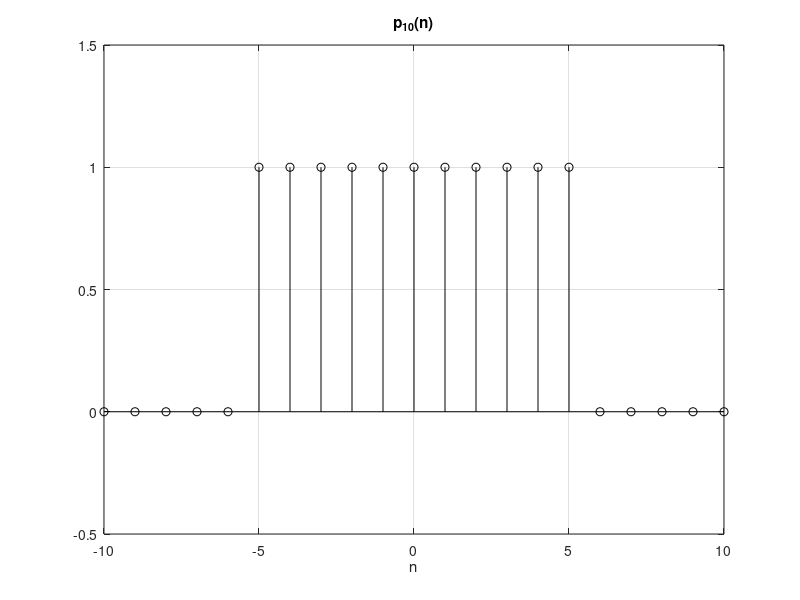

The MATLAB source for this figure:
%% Lezione 02 - Sequenza Porta
clear all;
clc;

n = [-10:10];
y = zeros(1, 21);
y(6:16) = 1;
figure
set(gca,'FontSize',14)
stem(n, y, 'k')
xlabel('n')
title('p_{10}(n)')
axis([-10 10 -0.5 1.5])
grid on